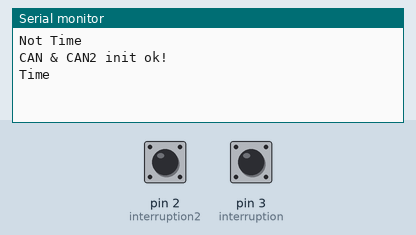
A sketch run on a simulated Arduino Uno, built with avr-gcc and run on an emulated ATmega328P. On the bench: the last lines printed to the serial monitor. Inputs (shaded band) come from the test bench; at power-on: pin 2 (interruption2) HIGH, pin 3 (interruption) HIGH.

Above: at 1.2 s.
1.3 s: pin 2 (interruption2) pulled LOW for 0.15 s
At 1.9 s:
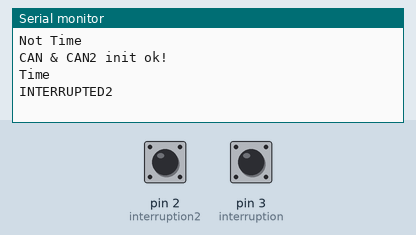
2.9 s: pin 3 (interruption) pulled LOW for 0.15 s
At 3.8 s:
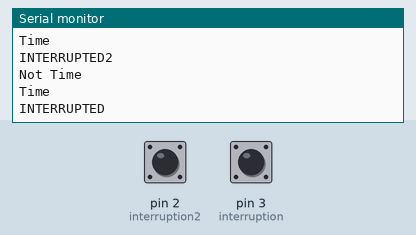

Measured:
- after the input at 1.3 s, the serial monitor: prints a new line at once (image 1)
- after the input at 2.9 s, the serial monitor: prints a new line after 0.15 s (image 2)

The sketch:

unit_inter_timer_2can_mcp2515.ino
```cpp
// (licence header left out)
#include <SPI.h>

#define CAN_2515
// #define CAN_2518FD

// Set SPI CS Pin according to your hardware

#if defined(SEEED_WIO_TERMINAL) && defined(CAN_2518FD)
// For Wio Terminal w/ MCP2518FD RPi Hat：
// Channel 0 SPI_CS Pin: BCM 8
// Channel 1 SPI_CS Pin: BCM 7
// Interupt Pin: BCM25
const int SPI_CS_PIN  = BCM8;
const int CAN_INT_PIN = BCM25;
#else

// For Arduino MCP2515 Hat:
// the cs pin of the version after v1.1 is default to D9
// v0.9b and v1.0 is default D10
const int SPI_CS_PIN = 10;
const int SPI_CS_PIN2 = 9;
const int CAN_INT_PIN = 2;
const int interruption = 3;
const int interruption2 = 2;
bool toggle = 0;
#endif


#ifdef CAN_2518FD
#include "mcp2518fd_can.h"
mcp2518fd CAN(SPI_CS_PIN); // Set CS pin

// To TEST MCP2518FD CAN2.0 data transfer
#define MAX_DATA_SIZE 8
// To TEST MCP2518FD CANFD data transfer, uncomment below lines
// #undef  MAX_DATA_SIZE
// #define MAX_DATA_SIZE 64

#endif

#ifdef CAN_2515
#include "mcp2515_can.h"
mcp2515_can CAN(SPI_CS_PIN); // Set CS pin
mcp2515_can CAN2(SPI_CS_PIN2); // Set CS pin
#define MAX_DATA_SIZE 8
#endif

void setup() {
    SERIAL_PORT_MONITOR.begin(115200);
    while (!SERIAL_PORT_MONITOR) {}

    cli();

    TCCR1A = 0;// set entire TCCR1A register to 0
    TCCR1B = 0;// same for TCCR1B
    TCNT1  = 0;//initialize counter value to 0
    // set compare match register for 1hz increments
    OCR1A = 15624;// = (16*10^6) / (1*1024) - 1 (must be <65536)
    // turn on CTC mode
    TCCR1B |= (1 << WGM12);
    // Set CS10 and CS12 bits for 1024 prescaler
    TCCR1B |= (1 << CS12) | (1 << CS10);
    // enable timer compare interrupt
    TIMSK1 |= (1 << OCIE1A);

    sei();

    pinMode(interruption, INPUT_PULLUP);
    attachInterrupt(digitalPinToInterrupt(interruption), scream, RISING);
    pinMode(interruption2, INPUT_PULLUP);
    attachInterrupt(digitalPinToInterrupt(interruption2), scream2, FALLING);

    #if MAX_DATA_SIZE > 8
    /*
     * To compatible with MCP2515 API,
     * default mode is CAN_CLASSIC_MODE
     * Now set to CANFD mode.
     */
    CAN.setMode(CAN_NORMAL_MODE);
    CAN2.setMode(CAN_NORMAL_MODE);
    #endif

    while (CAN_OK != CAN.begin(CAN_250KBPS)) {             // init can bus : baudrate = 500k
        SERIAL_PORT_MONITOR.println(F("CAN init fail, retry..."));
        delay(100);
    }
    while (CAN_OK != CAN2.begin(CAN_250KBPS)) {             // init can bus : baudrate = 500k
        SERIAL_PORT_MONITOR.println(F("CAN2 init fail, retry..."));
        delay(100);
    }
    SERIAL_PORT_MONITOR.println(F("CAN & CAN2 init ok!"));
}

uint32_t id;
uint8_t  type; // bit0: ext, bit1: rtr
uint8_t  len;
byte cdata[MAX_DATA_SIZE] = {0};

void loop() {

  ///////////////////////////////////////////////////
  //CAN
  char prbuf[32 + MAX_DATA_SIZE * 3];
  int i, n;
  unsigned long t;
  static const byte type2[] = {0x00, 0x02, 0x30, 0x32};

    // check if data coming
    if (CAN_MSGAVAIL == CAN.checkReceive()) {
        t = millis();
    // read data, len: data length, buf: data buf
    CAN.readMsgBuf(&len, cdata);

    id = CAN.getCanId();
    type = (CAN.isExtendedFrame() << 0) |
           (CAN.isRemoteRequest() << 1);


    /*
     * MCP2515(or this driver) could not handle properly
     * the data carried by remote frame
     */

    n = sprintf(prbuf, "%04lu.%03d ", t / 1000, int(t % 1000));
    /* Displayed type:
     *
     * 0x00: standard data frame
     * 0x02: extended data frame
     * 0x30: standard remote frame
     * 0x32: extended remote frame
     */

    n += sprintf(prbuf + n, "RX: [%08lX](%02X) ", (unsigned long)id, type2[type]);
    // n += sprintf(prbuf, "RX: [%08lX](%02X) ", id, type);

    for (i = 0; i < len; i++) {
        n += sprintf(prbuf + n, "%02X ", cdata[i]);
    }
    SERIAL_PORT_MONITOR.println(prbuf);
    }

    ///////////////////////////////////////////
    //CAN2

    // check if data coming
    if (CAN_MSGAVAIL == CAN2.checkReceive()) {
        t = millis();
    // read data, len: data length, buf: data buf
    CAN2.readMsgBuf(&len, cdata);

    id = CAN2.getCanId();
    type = (CAN2.isExtendedFrame() << 0) |
           (CAN2.isRemoteRequest() << 1);
    /*
     * MCP2515(or this driver) could not handle properly
     * the data carried by remote frame
     */

    n = sprintf(prbuf, "%04lu.%03d ", t / 1000, int(t % 1000));
    /* Displayed type:
     *
     * 0x00: standard data frame
     * 0x02: extended data frame
     * 0x30: standard remote frame
     * 0x32: extended remote frame
     */
    n += sprintf(prbuf + n, "RX: [%08lX](%02X) ", (unsigned long)id, type2[type]);
    // n += sprintf(prbuf, "RX: [%08lX](%02X) ", id, type);

    for (i = 0; i < len; i++) {
        n += sprintf(prbuf + n, "%02X ", cdata[i]);
    }
    SERIAL_PORT_MONITOR.print("CAN2: ");
    SERIAL_PORT_MONITOR.println(prbuf);
    }

    /////////////////////////////////////////////
}

void scream() {
  Serial.println("INTERRUPTED");
}
void scream2() {
  Serial.println("INTERRUPTED2");
}

ISR(TIMER1_COMPA_vect){//timer1 interrupt 1Hz toggles pin 13 (LED)
//generates pulse wave of frequency 1Hz/2 = 0.5kHz (takes two cycles for full wave- toggle high then toggle low)
  if (toggle){
    Serial.println("Time");
  }
  else{
    Serial.println("Not Time");
  }
  toggle = !toggle;
}

// END FILE
```
